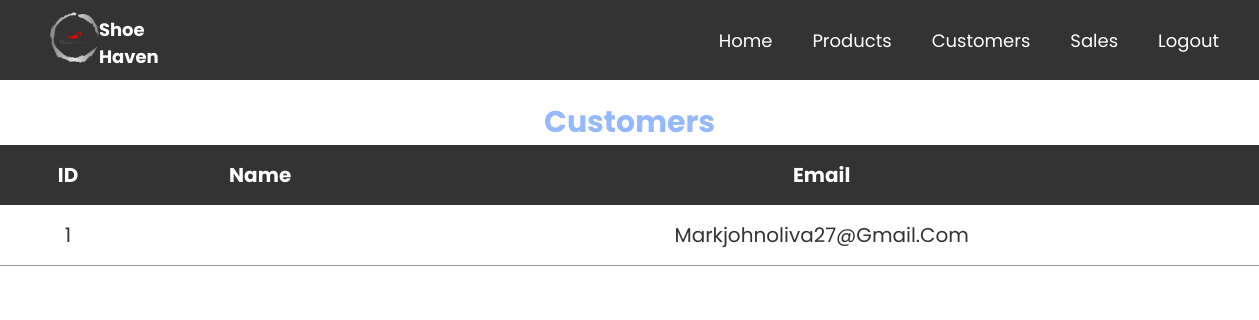
The app's page /PROJECT101/admin-main/admin/viewCustomer.php, older data.
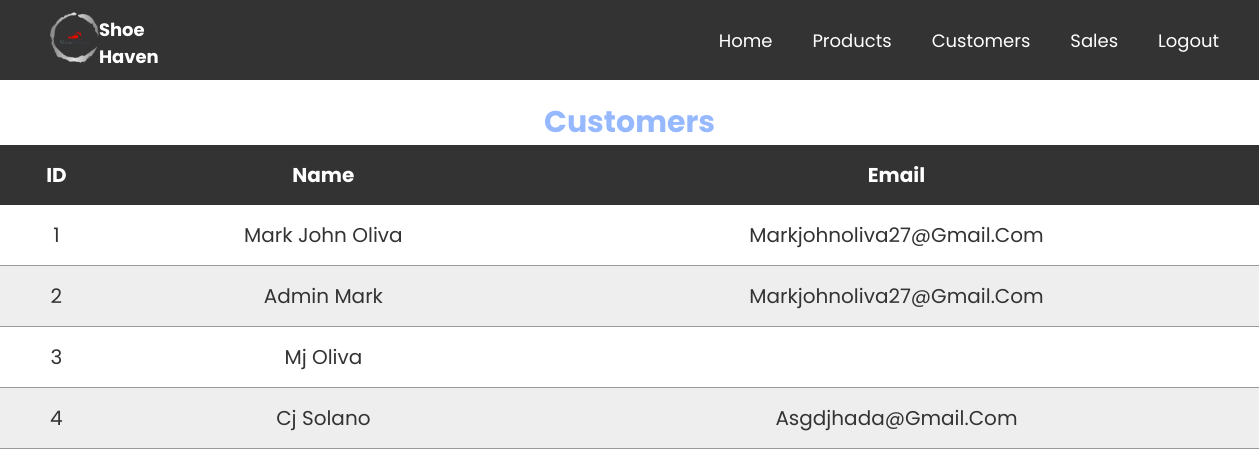
The same page, newer data.
### tables this page shows
CREATE TABLE `users` (
  `user_id` int(255) NOT NULL,
  `fullname` varchar(250) NOT NULL,
  `age` int(100) NOT NULL,
  `gender` varchar(100) NOT NULL,
  `email` varchar(250) NOT NULL,
  `username` varchar(250) NOT NULL,
  `password` varchar(100) NOT NULL,
  `profile_image` varchar(100) NOT NULL,
  `date` timestamp NOT NULL DEFAULT current_timestamp() ON UPDATE current_timestamp(),
  `user_type` char(1) NOT NULL DEFAULT 'u' COMMENT 'u - user\r\na - admin',
  `status` varchar(100) NOT NULL DEFAULT 'active'
);

### PROJECT101/admin-main/admin/viewCustomer.php (the view, shortened to what this page needs)
<?php
@include 'connection.php';
?>
<!DOCTYPE html>
<html lang="en">
<head>
   <link rel="stylesheet" href="https://cdnjs.cloudflare.com/ajax/libs/font-awesome/6.0.0/css/all.min.css">
   <link rel="stylesheet" href="css/adminCSS.css">
</head>
<body>
<?php require_once('include/nava.php'); ?>
<div >
<p class="client">Customers</p>
  <table class="table ">
    <thead>
      <tr>
        <th class="text-center">ID</th>
        <th class="text-center">Name </th>
        <th class="text-center">Email</th>
      </tr>
    </thead>
    <?php
      $sql="SELECT * from users where user_type=0";
      $result=$con-> query($sql);
      $count=1;
      if ($result-> num_rows > 0){
        while ($row=$result-> fetch_assoc()) {
    ?>
    <tr>
      <td class="text-center"><?=$count?></td>
      <td class="text-center"><?=$row["fullname"]?> </td>
      <td class="text-center"><?=$row["email"]?></td>
    </tr>
    <?php
            $count=$count+1;
        }
    }
    ?>
  </table>

Row changes from the older to the newer data that the page shows:
removed users: email "Markjohnoliva27@gmail.com"
added users: fullname "Mark John Oliva", email "Markjohnoliva27@gmail.com"
added users: fullname "Admin Mark", email "Markjohnoliva27@gmail.com"
added users: fullname "Mj Oliva"
added users: fullname "Cj Solano", email "Asgdjhada@gmail.com"
